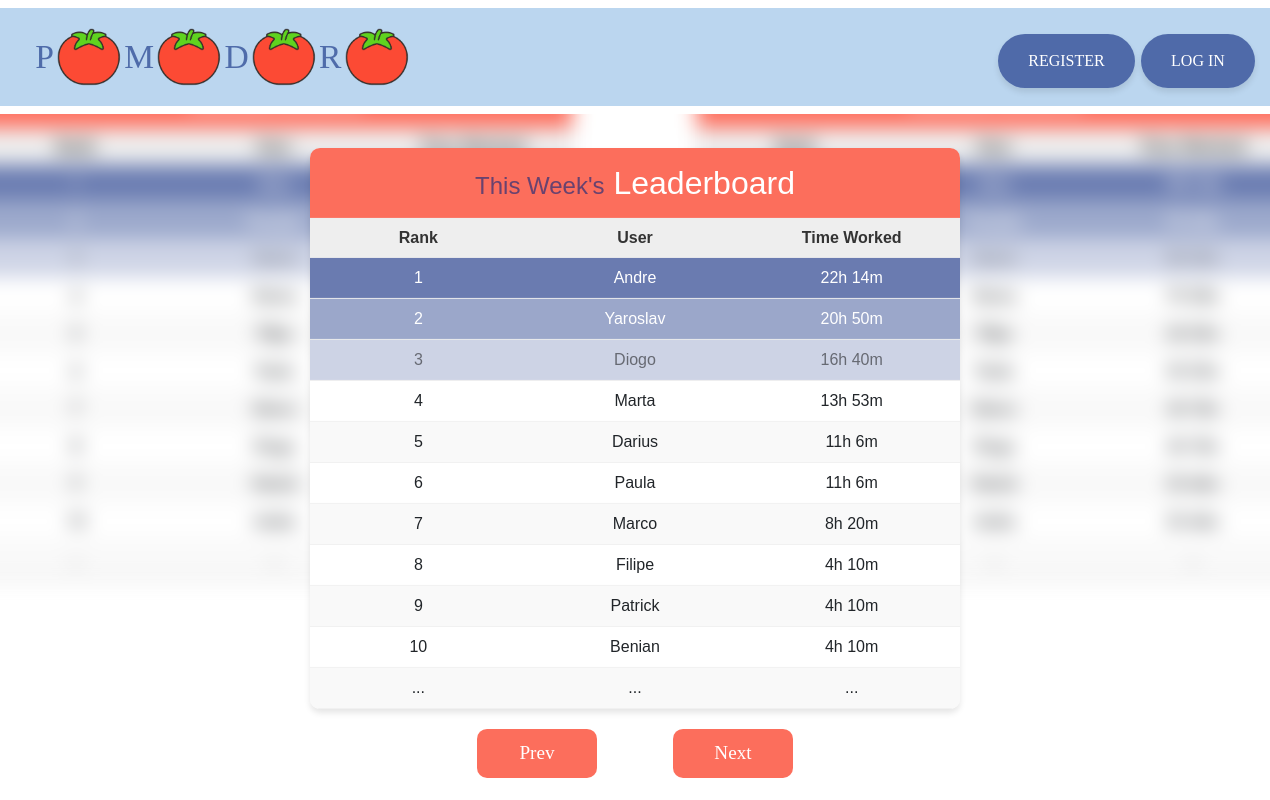
Screenshot of /leaderboard?timeframe=&action=next with the database file from the repository.
### tables this page shows
CREATE TABLE users (
    id INTEGER PRIMARY KEY AUTOINCREMENT NOT NULL,
    username TEXT NOT NULL, hash TEXT NOT NULL
);

### blueprints/main/leaderboard.py (the view)
@leaderboard_bp.route('/leaderboard', methods=['GET'])
def show_leaderboard():
	timeframe = request.args.get('timeframe')
	current_index = session.get('current_index', 0)
	is_refresh = request.headers.get('X-Refresh') == 'true'
	if is_refresh:
		action = None
	else:
		action = request.args.get('action')
	if action == 'prev':
		current_index = (current_index - 1) % len(TIMEFRAMES)  # Wrap around with modulo
	elif action == 'next':
		current_index = (current_index + 1) % len(TIMEFRAMES)  # Wrap around with modulo
	session['current_index'] = current_index
	timeframe = TIMEFRAMES[current_index]
	return leaderboard(timeframe)

### app.py (called while the page is built)
@app.after_request
def after_request(response):
	response.headers["Cache-Control"] = "no-cache, no-store, must-revalidate"
	response.headers["Expires"] = 0
	response.headers["Pragma"] = "no-cache"
	return response

### templates/leaderboard.html (shortened to what this page needs)
{% extends "layout.html" %}
{% block main %}
	<div class="leaderboard-container">
		<div class="leaderboard">
			<h2><span style="color: rgba(7, 36, 124, 0.6); font-size: 24px;">{{ message }}</span> Leaderboard</h2>
			<div class="leaderboard-header leader-container">
				<div class="rank">Rank</div>
				<div class="user">User</div>
				<div class="time">Time Worked</div>
			</div>
			<div class="leaderboard-rows ">
				{% for entry in leaderboard_data %}
					<div class="leaderboard-row leader-container">
						<div class="rank">{{ entry.rank }}</div>
						<div class="user">{{ entry.username }}</div>
						<div class="time">{{ entry.total_time }}</div>
					</div>
				{% endfor %}
				{% if leaderboard_data|length < 11 %}
					{% for i in range(leaderboard_data|length, 11) %}
						<div class="leaderboard-row more-users leader-container">
							<div class="rank">...</div>
							<div class="user">...</div>
							<div class="time">...</div>
						</div>
					{% endfor %}
				{% endif %}
			</div>
		</div>
		<div class="leaderboard-navigation">
			<a href="{{ url_for('main.leaderboard.show_leaderboard', timeframe=timeframe, action='prev') }}">
				<button>Prev</button>
			</a>
			<a href="{{ url_for('main.leaderboard.show_leaderboard', timeframe=timeframe, action='next') }}">
				<button>Next</button>
			</a>
		</div>
	</div>
	<div class="blurred-leaderboards-left">
		<img src="{{ url_for('static', filename='images/day-leaderboard.png') }}" alt="Day Leaderboard" class="blurred-leaderboard-left">
	</div>
	<div class="blurred-leaderboards-right">
		<img src="{{ url_for('static', filename='images/day-leaderboard.png') }}" alt="Day Leaderboard" class="blurred-leaderboard-right">
	</div>
{% endblock %}

### static/css/styles.css (style rules this page uses)
:root { --grey-color: rgba(200, 200, 200, 0.3); --darkblue-color: rgba(7, 36, 124, 0.6); --red-color: rgba(252, 74, 52, 0.8); --green-color: rgba(95, 211, 31, 1); --blue-color: rgba(30, 119, 201, 0.3); }
body { background-color: white; background-size: 20px 20px; background-position: center; }

### static/css/leaderboard.css (style rules this page uses)
.leaderboard { width: 100%; max-width: 650px; margin: 0; background-color: #ffffff; border-radius: 10px; box-shadow: 0 4px 6px rgba(0, 0, 0, 0.1); font-family: 'Futura', sans-serif; overflow: hidden; }
.leaderboard h2 { text-align: center; background-color: rgba(252, 74, 52, 0.8); color: white; padding: 1rem; margin: 0; }
.leaderboard-header { display: grid; grid-template-columns: 1fr 2fr 2fr; background-color: rgba(200, 200, 200, 0.3); font-weight: bold; padding: 0.5rem; text-align: left; color: #333; }
.leaderboard-rows { display: flex; flex-direction: column; }
.leaderboard-row { display: grid; grid-template-columns: 1fr 2fr 2fr; padding: 0.5rem; border-bottom: 1px solid #f0f0f0; align-items: center; }
.leaderboard-row:nth-child(odd) { background-color: #f9f9f9; }
.leaderboard-row:first-child { background-color: rgba(7, 36, 124, 0.6); color: rgba(255, 255, 255); }
.leaderboard-row:nth-child(2) { background-color: rgba(7, 36, 124, 0.4); color: rgba(255, 255, 255); }
.leaderboard-row:nth-child(3) { background-color: rgba(7, 36, 124, 0.2); color: rgba(0, 0, 0, 0.5); }
.leader-container { display: grid; grid-template-columns: 1fr 1fr 1fr; text-align: center; gap: 1rem; }
.leaderboard-container { width: 100%; max-width: 650px; position: absolute; top: 50%; left: 50%; transform: translate(-50%, -40%); align-items: center; flex-direction: column; align-items: center; }
.blurred-leaderboards-left { display: flex; flex-direction: row; gap: 1rem; left: -200px; z-index: -1; width: 100%; max-width: 600px; position: absolute; top: 50%; left: 50%; transform: translate(-110%, -65%); }
.blurred-leaderboard-left { width: 100%; height: auto; filter: blur(10px); }
.blurred-leaderboards-right { display: flex; flex-direction: row; gap: 1rem; left: +200px; z-index: -1; width: 100%; max-width: 600px; position: absolute; top: 50%; left: 50%; transform: translate(10%, -65%); }
.blurred-leaderboard-right { width: 100%; height: auto; filter: blur(10px); }
.leaderboard-navigation { display: flex; flex-direction: row; gap: 1rem; margin-top: 20px; justify-content: center; }
.leaderboard-navigation button { flex: none; width: 120px; background-color: rgba(252, 74, 52, 0.8); color: white; border: none; cursor: pointer; margin-right: 30px; margin-left: 30px; border-radius: 10px; }

### static/css/buttons.css (style rules this page uses)
button { padding: 10px 20px; font-size: 1.2em; cursor: pointer; background-color: #28a745; color: white; border: none; border-radius: 5px; }

### rows the page displays
users: rank "1", username "Andre", total_time "22h 14m"
users: rank "2", username "Yaroslav", total_time "20h 50m"
users: rank "3", username "Diogo", total_time "16h 40m"
users: rank "4", username "Marta", total_time "13h 53m"
users: rank "5", username "Darius", total_time "11h 6m"
users: rank "6", username "Paula", total_time "11h 6m"
users: rank "7", username "Marco", total_time "8h 20m"
users: rank "8", username "Filipe", total_time "4h 10m"
users: rank "9", username "Patrick", total_time "4h 10m"
users: rank "10", username "Benian", total_time "4h 10m"

### other values shown
{{ message }} "This Week's"
